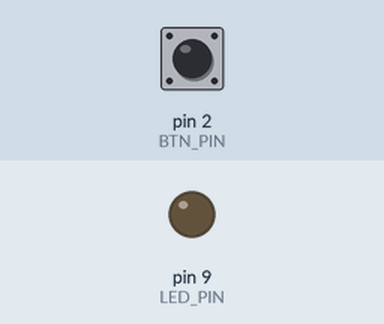
A sketch run on a simulated Arduino Uno, built with avr-gcc and run on an emulated ATmega328P. Shown: output pins drawn as LEDs (lit = HIGH). The test bench sets the inputs (shaded band); at power-on: pin 2 (BTN_PIN) HIGH.

Above: at 1.2 s.
1.3 s: pin 2 (BTN_PIN) pulled LOW for 1 s
At 1.75 s:
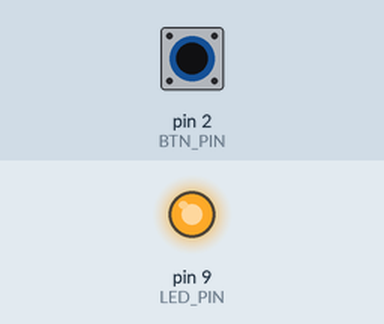
Timing chart, 0 to 4.3 s (numbered marks = the images above; inputs shaded):
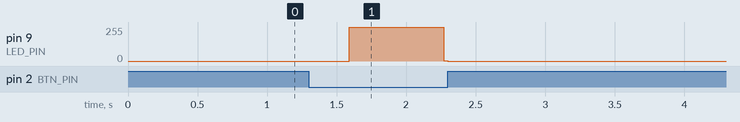

Measured:
- after the input at 1.3 s, pin 9 (LED_PIN): rises from 0/255 to 255/255 in 0.03 s, then falls to 0/255 in 0.68 s

The sketch:

button.ino
```cpp
const int LED_PIN = 9;
const int BTN_PIN = 2;

void setup() {
  pinMode(LED_PIN, OUTPUT);
  pinMode(BTN_PIN, INPUT_PULLUP);
}

void loop() {
  static float angle = .0f;
  static const float angle_dlt = .01f;
  static const float angle_max = 2.0f * PI;

  bool pressed = digitalRead(BTN_PIN) == LOW;
  if (pressed) {
    analogWrite(LED_PIN, round((sin(angle) + 1.0f) * 127.5f));
    angle += angle_dlt;
    if (angle >= angle_max) angle -= angle_max;

  } else {
    analogWrite(LED_PIN, 0);
    angle = .0f;
  }

  delay(2);
}
```
